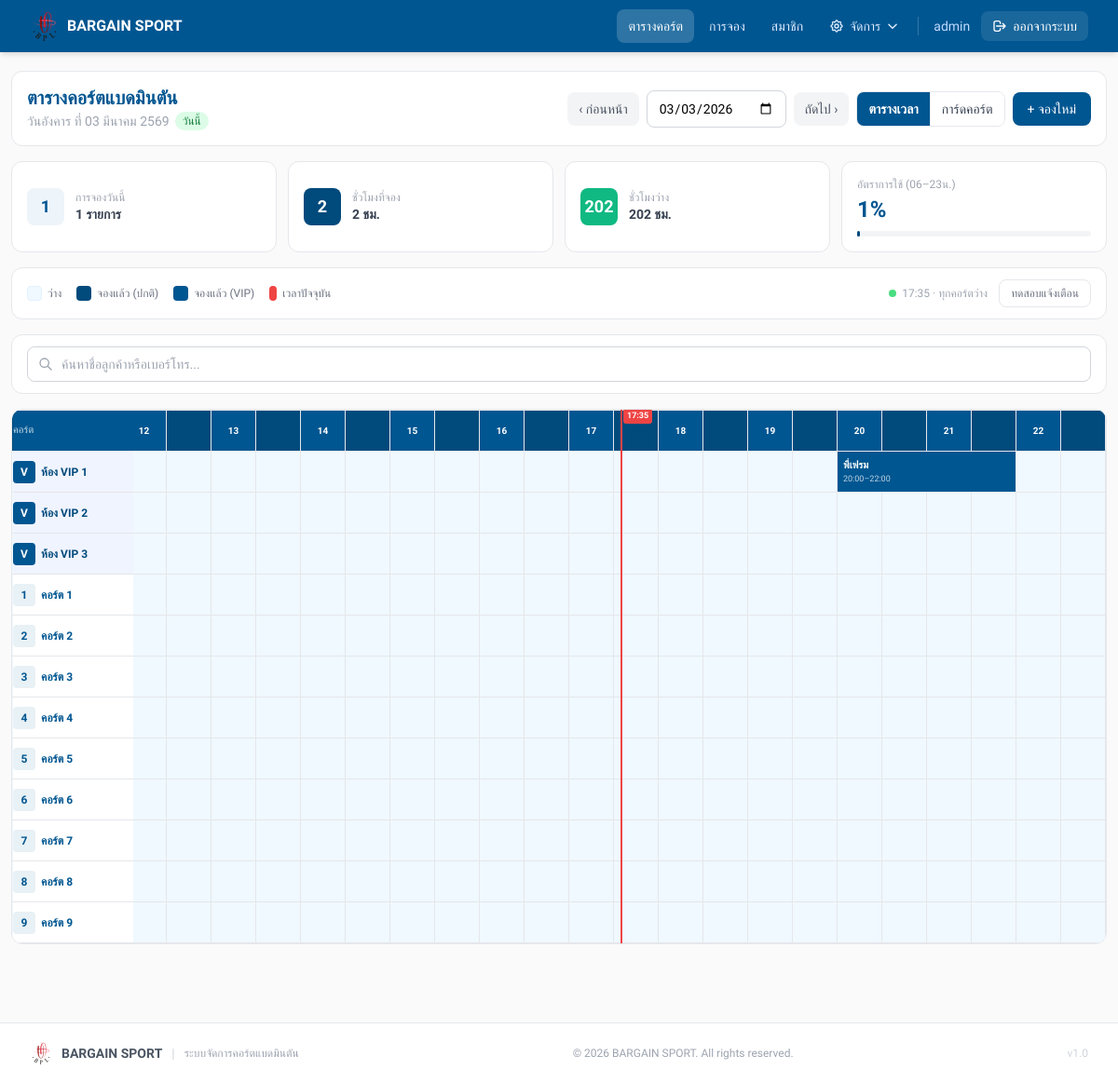
The app's page /timetable_detail.php (signed in) with its own data.
### tables this page shows
CREATE TABLE `courts` (
  `id` int NOT NULL,
  `court_no` int NOT NULL,
  `vip_room_name` varchar(100) DEFAULT NULL COMMENT 'ชื่อห้อง VIP',
  `status` enum('Available','Booked','In Use','Maintenance') DEFAULT 'Available',
  `is_vip` tinyint(1) NOT NULL DEFAULT '0',
  `court_type` enum('normal','vip') DEFAULT 'normal' COMMENT 'ประเภทคอร์ต: normal=ปกติ, vip=VIP',
  `vip_price` decimal(10,2) DEFAULT NULL COMMENT 'ราคาพิเศษสำหรับคอร์ต VIP (บาท/ชั่วโมง)',
  `normal_price` decimal(10,2) DEFAULT NULL COMMENT 'ราคาคงที่สำหรับคอร์ตปกติ (optional)',
  `pricing_group_id` int DEFAULT NULL
);

CREATE TABLE `bookings` (
  `id` int NOT NULL,
  `court_id` int NOT NULL,
  `customer_name` varchar(100) NOT NULL,
  `customer_phone` varchar(30) DEFAULT NULL,
  `member_id` int DEFAULT NULL,
  `promotion_id` int DEFAULT NULL,
  `promotion_discount_percent` decimal(5,2) DEFAULT NULL,
  `payment_slip_path` varchar(255) DEFAULT NULL,
  `start_datetime` datetime NOT NULL,
  `duration_hours` int NOT NULL,
  `price_per_hour` decimal(10,2) NOT NULL,
  `discount_amount` decimal(10,2) NOT NULL DEFAULT '0.00',
  `total_amount` decimal(10,2) NOT NULL,
  `status` enum('booked','cancelled') NOT NULL DEFAULT 'booked',
  `created_by` int DEFAULT NULL,
  `created_at` timestamp NOT NULL DEFAULT CURRENT_TIMESTAMP,
  `updated_at` timestamp NULL DEFAULT NULL
);

### timetable_detail.php (the view, shortened to what this page needs)
<?php
require_once __DIR__ . '/config/db.php';
$date = $_GET['date'] ?? date('Y-m-d');
$courts = $pdo->query('SELECT * FROM courts ORDER BY court_type DESC, vip_room_name ASC, court_no ASC')->fetchAll();
$startDay = $date . ' 00:00:00';
$endDay   = $date . ' 23:59:59';
$stmt = $pdo->prepare("
    SELECT b.*, c.court_no, c.court_type, c.vip_room_name, c.is_vip
    FROM bookings b
    JOIN courts c ON b.court_id = c.id
    WHERE b.status = 'booked'
      AND b.start_datetime BETWEEN ? AND ?
    ORDER BY c.court_type DESC, c.vip_room_name ASC, c.court_no, b.start_datetime
");
$stmt->execute([$startDay, $endDay]);
$bookings = $stmt->fetchAll();
$grid        = [];
$gridDetails = [];
foreach ($courts as $c) {
    $grid[$c['id']]        = array_fill(0, 48, null);
    $gridDetails[$c['id']] = array_fill(0, 48, null);
}
$uniqueBookings = [];
foreach ($bookings as $b) {
    $s         = new DateTime($b['start_datetime']);
    $startSlot = (int)$s->format('G') * 2 + ((int)$s->format('i') >= 30 ? 1 : 0);
    $numSlots  = max(1, (int)$b['duration_hours'] * 2);
    for ($i = 0; $i < $numSlots; $i++) {
        $slot = $startSlot + $i;
        if ($slot >= 0 && $slot < 48) {
            $grid[$b['court_id']][$slot]        = $b['id'];
            $gridDetails[$b['court_id']][$slot] = $b;
        }
    }
    $uniqueBookings[$b['id']] = $b;
}
$totalBusinessSlots = count($courts) * SLOT_COUNT;
$bookedBusinessSlots = 0;
foreach ($courts as $c) {
    for ($s = SLOT_START; $s < SLOT_START + SLOT_COUNT; $s++) {
        if ($grid[$c['id']][$s] !== null) $bookedBusinessSlots++;
    }
}
$freeBusinessSlots = $totalBusinessSlots - $bookedBusinessSlots;
$bookedHours = round($bookedBusinessSlots / 2, 1);
$freeHours   = round($freeBusinessSlots / 2, 1);
$occupancy   = $totalBusinessSlots > 0 ? round($bookedBusinessSlots / $totalBusinessSlots * 100, 1) : 0;
$bookingCount = count($uniqueBookings);
$dateObj    = new DateTime($date);
$thaiMonths = [1=>'มกราคม','กุมภาพันธ์','มีนาคม','เมษายน','พฤษภาคม','มิถุนายน','กรกฎาคม','สิงหาคม','กันยายน','ตุลาคม','พฤศจิกายน','ธันวาคม'];
$thaiDays   = ['อาทิตย์','จันทร์','อังคาร','พุธ','พฤหัสบดี','ศุกร์','เสาร์'];
$dayName    = $thaiDays[(int)$dateObj->format('w')];
$thaiDate   = "วัน{$dayName} ที่ ".$dateObj->format('d')." ".$thaiMonths[(int)$dateObj->format('n')]." ".($dateObj->format('Y')+543);
$isToday    = ($date === date('Y-m-d'));
function getCourtDisplayName(array $court): string {
    if ($court['court_type'] === 'vip' || $court['is_vip'] == 1)
        return $court['vip_room_name'] ?? 'ห้อง VIP';
    return 'คอร์ต ' . $court['court_no'];
}
$prevDate = (new DateTime($date))->modify('-1 day')->format('Y-m-d');
$nextDate = (new DateTime($date))->modify('+1 day')->format('Y-m-d');
?>
<!doctype html>
<html lang="th">
<head>
  <script src="https://cdn.tailwindcss.com"></script>
</head>
<body style="background:#FAFAFA;" class="min-h-screen">
<?php include __DIR__ . '/includes/header.php'; ?>
<div class="max-w-full px-3 py-5">
  <div class="bg-white rounded-xl border border-gray-200 p-4 mb-4">
    <div class="flex flex-col lg:flex-row justify-between items-start lg:items-center gap-3">
      <div>
        <h1 style="color:#005691;" class="text-xl font-bold leading-tight">ตารางคอร์ตแบดมินตัน</h1>
        <p class="text-gray-400 text-sm mt-0.5 flex items-center gap-1.5">
          <?= $thaiDate ?>
          <?php if ($isToday): ?>
          <span class="text-xs px-2 py-0.5 rounded-full bg-green-100 text-green-700 font-medium">วันนี้</span>
          <?php endif; ?>
        </p>
      </div>
      <div class="flex items-center gap-2 flex-wrap">
        <a href="?date=<?= $prevDate ?>" class="px-3 py-2 bg-gray-100 text-gray-600 text-sm rounded-lg hover:bg-gray-200 transition-colors">‹ ก่อนหน้า</a>
        <form method="get" class="flex gap-2">
          <input type="date" name="date" value="<?= htmlspecialchars($date) ?>"
                 onchange="this.form.submit()"
                 class="px-3 py-2 border border-gray-300 rounded-lg focus:border-[#005691] outline-none text-sm">
        </form>
        <a href="?date=<?= $nextDate ?>" class="px-3 py-2 bg-gray-100 text-gray-600 text-sm rounded-lg hover:bg-gray-200 transition-colors">ถัดไป ›</a>
        <div class="flex rounded-lg overflow-hidden border border-gray-200 text-sm flex-shrink-0">
          <button id="btnTimeline" onclick="setView('timeline')"
                  class="px-3 py-2 transition-colors">ตารางเวลา</button>
          <button id="btnCards" onclick="setView('cards')"
                  class="px-3 py-2 transition-colors border-l border-gray-200">การ์ดคอร์ต</button>
        </div>
        <a href="/bookings/create.php" style="background:#005691;"
           class="px-4 py-2 text-white text-sm rounded-lg hover:opacity-90 transition-opacity whitespace-nowrap">+ จองใหม่</a>
      </div>
    </div>
  </div>
  <div class="grid grid-cols-2 sm:grid-cols-4 gap-3 mb-4">
    <div class="bg-white rounded-xl border border-gray-200 p-4 flex items-center gap-3">
      <div style="background:#EDF4FA;" class="w-10 h-10 rounded-lg flex items-center justify-center text-[#005691] text-lg font-bold flex-shrink-0"><?= $bookingCount ?></div>
      <div>
        <p class="text-xs text-gray-400">การจองวันนี้</p>
        <p class="text-sm font-semibold text-gray-700"><?= $bookingCount ?> รายการ</p>
      </div>
    </div>
    <div class="bg-white rounded-xl border border-gray-200 p-4 flex items-center gap-3">
      <div style="background:#004A7C;" class="w-10 h-10 rounded-lg flex items-center justify-center text-white text-lg font-bold flex-shrink-0"><?= $bookedHours ?></div>
      <div>
        <p class="text-xs text-gray-400">ชั่วโมงที่จอง</p>
        <p class="text-sm font-semibold text-gray-700"><?= $bookedHours ?> ชม.</p>
      </div>
    </div>
    <div class="bg-white rounded-xl border border-gray-200 p-4 flex items-center gap-3">
      <div style="background:#10b981;" class="w-10 h-10 rounded-lg flex items-center justify-center text-white text-lg font-bold flex-shrink-0"><?= $freeHours ?></div>
      <div>
        <p class="text-xs text-gray-400">ชั่วโมงว่าง</p>
        <p class="text-sm font-semibold text-gray-700"><?= $freeHours ?> ชม.</p>
      </div>
    </div>
    <div class="bg-white rounded-xl border border-gray-200 p-4">
      <p class="text-xs text-gray-400 mb-1">อัตราการใช้ (06–23น.)</p>
      <p style="color:#005691;" class="text-2xl font-bold leading-tight"><?= $occupancy ?>%</p>
      <div class="w-full bg-gray-100 rounded-full h-1.5 mt-2">
        <div style="width:<?= $occupancy ?>%; background:#004A7C;" class="h-1.5 rounded-full transition-all"></div>
      </div>
    </div>
  </div>
  <div class="bg-white rounded-xl border border-gray-200 px-4 py-3 mb-4 flex flex-wrap gap-4 items-center justify-between">
    <div class="flex flex-wrap gap-4">
      <div class="flex items-center gap-1.5 text-xs text-gray-500">
        <div class="w-4 h-4 rounded" style="background:#f0f9ff;border:1px solid #e0f2fe;"></div>ว่าง
      </div>
      <div class="flex items-center gap-1.5 text-xs text-gray-500">
        <div class="w-4 h-4 rounded" style="background:#004A7C;"></div>จองแล้ว (ปกติ)
      </div>
      <div class="flex items-center gap-1.5 text-xs text-gray-500">
        <div class="w-4 h-4 rounded" style="background:#005691;"></div>จองแล้ว (VIP)
      </div>
      <div class="flex items-center gap-1.5 text-xs text-gray-500">
        <div class="w-2 h-4 rounded" style="background:#ef4444;"></div>เวลาปัจจุบัน
      </div>
    </div>
    <div class="flex items-center gap-3">
      <?php if ($isToday): ?>
      <div id="liveStatus" class="text-xs text-gray-400 font-medium flex items-center gap-1.5">
        <span class="w-2 h-2 rounded-full bg-green-400 inline-block animate-pulse"></span>
        <span id="liveStatusText">กำลังโหลด...</span>
      </div>
      <?php endif; ?>
      <button onclick="testAlert()"
              class="text-xs px-3 py-1.5 rounded-lg border border-gray-200 text-gray-500 hover:bg-gray-50 transition-colors">
        ทดสอบแจ้งเตือน
      </button>
    </div>
  </div>
  <div class="bg-white rounded-xl border border-gray-200 px-4 py-3 mb-4">
    <div class="flex flex-col sm:flex-row gap-2 items-stretch sm:items-center">
      <div class="relative flex-1">
        <input type="text" id="bookingSearch"
          placeholder="ค้นหาชื่อลูกค้าหรือเบอร์โทร..."
          oninput="doSearch(this.value)"
          class="w-full pl-9 pr-4 py-2 border border-gray-300 rounded-lg text-sm outline-none focus:border-[#005691] focus:ring-1 focus:ring-[#005691]/20">
      </div>
    </div>
  </div>
  <div id="viewTimeline">
  <div class="bg-white rounded-xl border border-gray-200 overflow-hidden mb-4">
    <div class="tl-wrap" id="tlWrap">
      <table class="tl-table" id="tlTable">
        <thead>
          <tr>
            <th class="tl-court-col-head tl-court-cell-head tl-court-col px-3 py-2 text-left">คอร์ต</th>
            <?php for ($i = 0; $i < SLOT_COUNT; $i++):
              $slotAbsolute = SLOT_START + $i;
              $slotHour = intdiv($slotAbsolute, 2);
              $isHalf   = ($slotAbsolute % 2 !== 0);
            ?>
            <th class="tl-slot tl-hour-head <?= $isHalf ? 'half' : '' ?>">
              <?= $isHalf ? '' : sprintf('%02d', $slotHour) ?>
            </th>
            <?php endfor; ?>
          </tr>
        </thead>
        <tbody>
          <?php foreach ($courts as $c):
            $isVip = ($c['court_type'] === 'vip' || $c['is_vip'] == 1);
            $courtName = getCourtDisplayName($c);
            $courtCls  = $isVip ? 'tl-court-cell tl-court-cell-vip' : 'tl-court-cell';
            $bookedCls = $isVip ? 'tl-booked-vip' : 'tl-booked-normal';
          ?>
          <tr>
            <td class="tl-court-col <?= $courtCls ?>" title="<?= htmlspecialchars($courtName) ?>">
              <div class="flex items-center gap-1.5 overflow-hidden">
                <?php if ($isVip): ?>
                <span style="background:#005691;" class="flex-shrink-0 w-6 h-6 rounded flex items-center justify-center text-white text-xs font-bold">V</span>
                <?php else: ?>
                <span style="background:#E8F1F5;color:#005691;" class="flex-shrink-0 w-6 h-6 rounded flex items-center justify-center font-bold text-xs"><?= $c['court_no'] ?></span>
                <?php endif; ?>
                <span class="overflow-hidden text-ellipsis whitespace-nowrap text-xs"><?= htmlspecialchars($courtName) ?></span>
              </div>
            </td>
            <?php
            $si = 0;
            while ($si < SLOT_COUNT):
              $slotAbs = SLOT_START + $si;
              $bkId    = $grid[$c['id']][$slotAbs];
              $bk      = $gridDetails[$c['id']][$slotAbs];
              if ($bkId !== null && $bk !== null):
                $colspan = 0;
                $tmpSi = $si;
                while ($tmpSi < SLOT_COUNT && $grid[$c['id']][SLOT_START + $tmpSi] === $bkId) {
                  $colspan++;
                  $tmpSi++;
                }
                $startDt = new DateTime($bk['start_datetime']);
                $endDt   = (clone $startDt)->modify('+' . (int)$bk['duration_hours'] . ' hour');
                $bkJson  = htmlspecialchars(json_encode($bk, JSON_UNESCAPED_UNICODE), ENT_QUOTES);
                $cnJson  = htmlspecialchars(json_encode($courtName, JSON_UNESCAPED_UNICODE), ENT_QUOTES);
            ?>
            <td class="tl-booked <?= $bookedCls ?>"
                colspan="<?= $colspan ?>"
                data-bk-id="<?= $bk['id'] ?>"
                data-bk-name="<?= htmlspecialchars($bk['customer_name'], ENT_QUOTES) ?>"
                data-bk-phone="<?= htmlspecialchars($bk['customer_phone'] ?? '', ENT_QUOTES) ?>"
                data-bk-court="<?= htmlspecialchars($courtName, ENT_QUOTES) ?>"
                data-bk-badge="<?= $isVip ? 'V' : $c['court_no'] ?>"
                data-bk-start="<?= $startDt->format('H:i') ?>"
                data-bk-end="<?= $endDt->format('H:i') ?>"
                data-bk-start-ts="<?= $startDt->getTimestamp() ?>"
                data-bk-end-ts="<?= $endDt->getTimestamp() ?>"
                data-bk-vip="<?= $isVip ? '1' : '0' ?>"
                onclick="showModal(<?= $bkJson ?>, <?= $cnJson ?>, <?= $isVip ? 'true' : 'false' ?>)"
                title="<?= htmlspecialchars($bk['customer_name']) ?> <?= $startDt->format('H:i') ?>–<?= $endDt->format('H:i') ?>">
              <div class="tl-booked-inner">
                <div class="tl-booked-name"><?= htmlspecialchars($bk['customer_name']) ?></div>
                <?php if ($colspan >= 3): ?>
                <div class="tl-booked-time"><?= $startDt->format('H:i') ?>–<?= $endDt->format('H:i') ?></div>
                <?php endif; ?>
              </div>
            </td>
            <?php
                $si += $colspan;
              else:
            ?>
            <td class="tl-free tl-slot"></td>
            <?php
                $si++;
              endif;
            endwhile;
            ?>
          </tr>
          <?php endforeach; ?>
        </tbody>
      </table>
    </div>
  </div>
  </div>
</div>
<?php include __DIR__ . '/includes/footer.php'; ?>
</body>
</html>

### timetable_detail.php (style rules this page uses)
.tl-wrap { overflow-x: auto; -webkit-overflow-scrolling: touch; position: relative; }
.tl-table { border-collapse: collapse; table-layout: fixed; }
.tl-table th, .tl-table td { height: 44px; padding: 0; border: 1px solid #e5e7eb; white-space: nowrap; }
.tl-court-col { width: 130px; min-width: 130px; max-width: 130px; position: sticky; left: 0; z-index: 2; background: #fff; }
.tl-court-col-head { width: 130px; min-width: 130px; position: sticky; left: 0; z-index: 3; background: #005691; }
.tl-slot { width: 48px; min-width: 48px; }
.tl-hour-head { font-size: 10px; text-align: center; color: #fff; vertical-align: middle; background: #005691; user-select: none; }
.tl-hour-head.half { background: #004A7C; color: #8ab4cc; font-size: 9px; }
.tl-free { background: #f0f9ff; cursor: default; }
.tl-booked { cursor: pointer; user-select: none; overflow: hidden; position: relative; }
.tl-booked-inner { display: flex; flex-direction: column; justify-content: center; padding: 2px 6px; height: 100%; overflow: hidden; }
.tl-booked-name { font-size: 11px; font-weight: 600; white-space: nowrap; overflow: hidden; text-overflow: ellipsis; color: #fff; }
.tl-booked-time { font-size: 9px; color: rgba(255,255,255,.75); }
.tl-booked-vip { background: #005691; }
.tl-court-cell { padding: 0 10px; font-size: 12px; font-weight: 600; color: #005691; background: #fff; border-right: 2px solid #e5e7eb; }
.tl-court-cell-vip { background: #f0f4ff; color: #004A7C; }
.tl-court-cell-head { font-size: 11px; color: rgba(255,255,255,.8); font-weight: 500; }

### includes/header.php (style rules this page uses)
* { font-family: 'Prompt', sans-serif !important; }

### records on screen
courts: court_type "V", vip_room_name "ห้อง VIP 1", id.customer_name "พี่เฟรม", id.start_datetime "20:00", format "22:00"
courts: court_type "V", vip_room_name "ห้อง VIP 2"
courts: court_type "V", vip_room_name "ห้อง VIP 3"
courts: court_no "1", court_no "คอร์ต 1"
courts: court_no "2", court_no "คอร์ต 2"
courts: court_no "3", court_no "คอร์ต 3"
courts: court_no "4", court_no "คอร์ต 4"
courts: court_no "5", court_no "คอร์ต 5"
courts: court_no "6", court_no "คอร์ต 6"
courts: court_no "7", court_no "คอร์ต 7"
courts: court_no "8", court_no "คอร์ต 8"
courts: court_no "9", court_no "คอร์ต 9"

### other values on screen
$_username "admin"
$thaiDate "วันอังคาร ที่ 03 มีนาคม 2569"
$bookingCount "1"
$bookedHours "2"
$freeHours "202"
$occupancy "1"
$slotHour "12"
$slotHour "13"
$slotHour "14"
$slotHour "15"
$slotHour "16"
$slotHour "17"
$slotHour "18"
$slotHour "19"
$slotHour "20"
